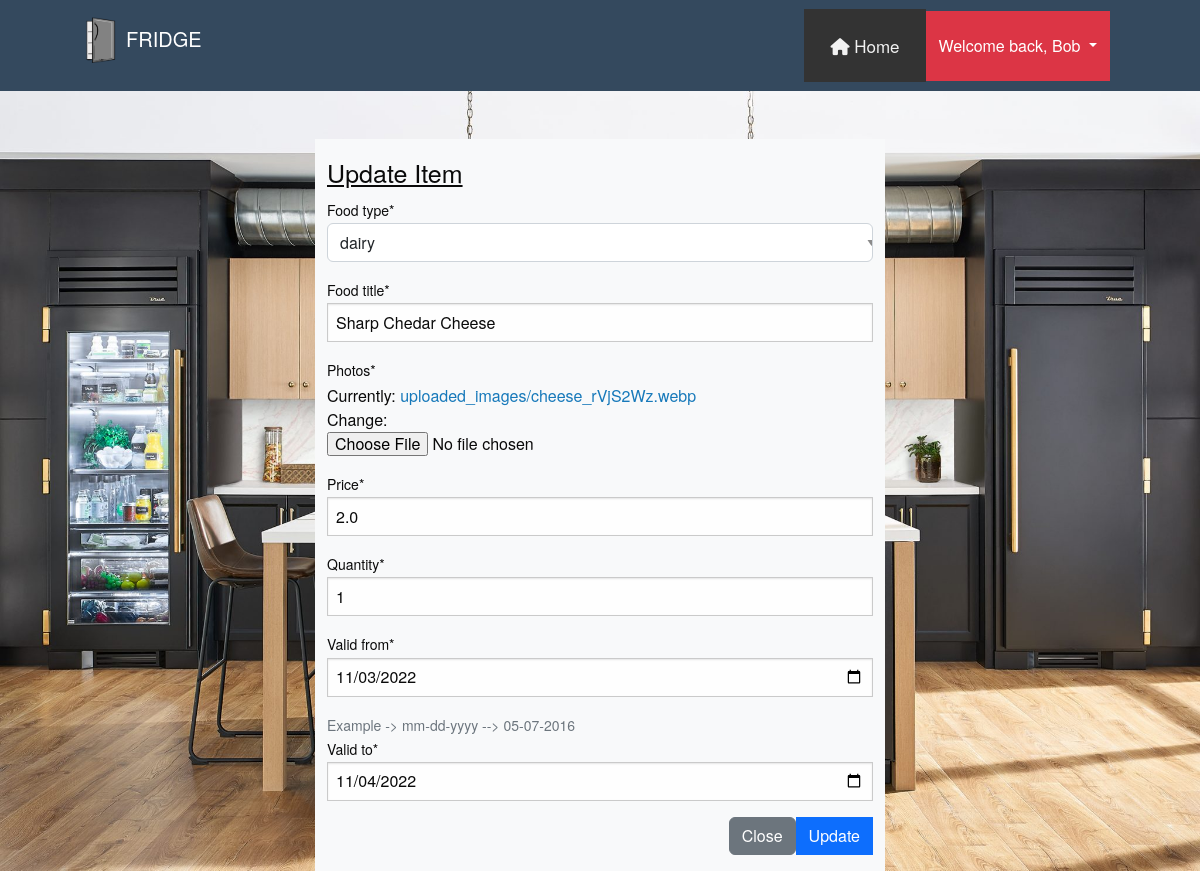
/edit/21 (signed in), run on an earlier commit of the app's database.
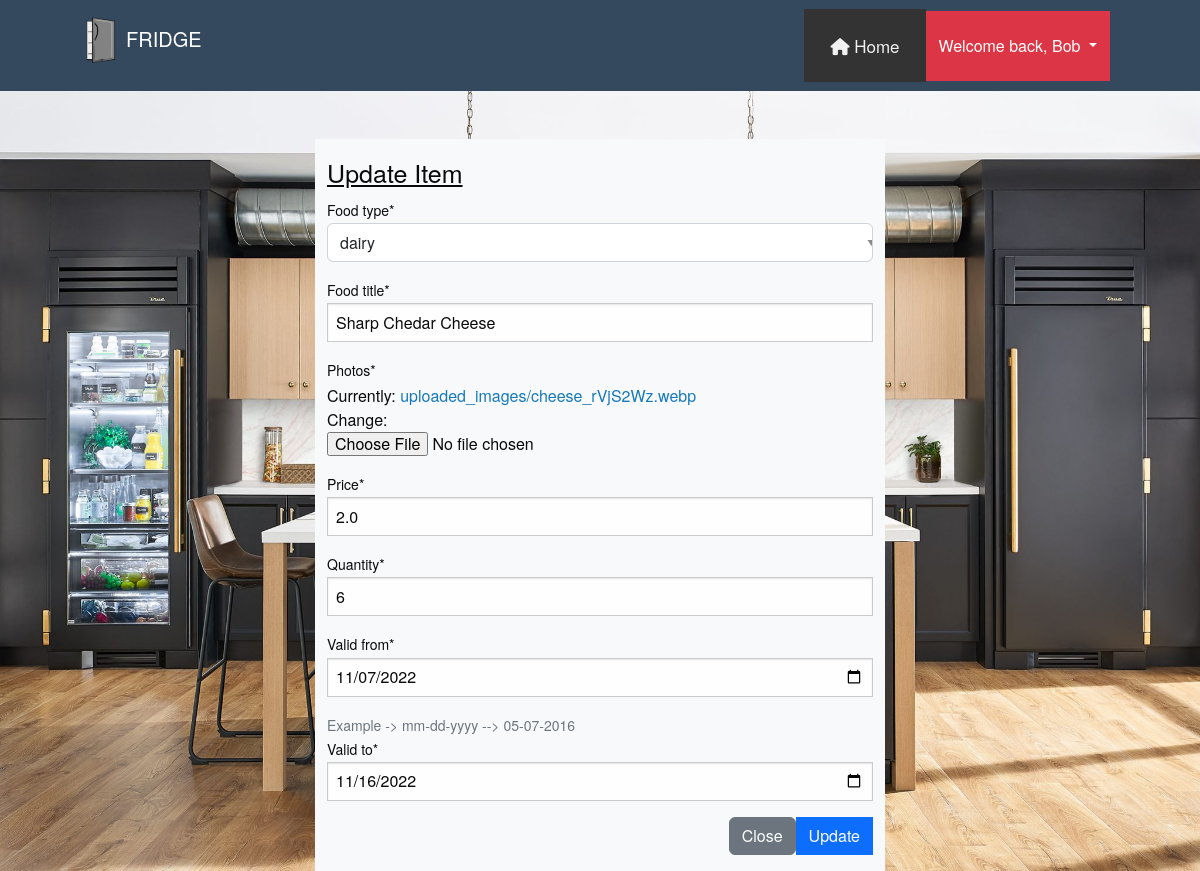
And on a later commit of the database.
### app1/models.py (models this page shows, shortened)
class Item(models.Model):
    STATUS_CHOICES1 = (
        ('dairy', 'dairy'),
        ('beverages', 'beverages'),
        ('frozen vegetables', 'frozen vegetables'),
        ('meat', 'meat'),
        ('fruits', 'fruits'),
    )
    author = models.ForeignKey(Profile, on_delete=models.CASCADE)
    food_type = models.CharField(max_length=100, choices=STATUS_CHOICES1)
    food_title = models.CharField(max_length=120)
    photos = models.ImageField(upload_to='uploaded_images/')
    price = models.FloatField(default=0)
    quantity = models.PositiveIntegerField(null=False, default=0)
    valid_from = models.DateField(auto_now=False, auto_now_add=False)
    valid_to = models.DateField(auto_now=False, auto_now_add=False)
    timestamp = models.DateTimeField(auto_now_add=True)
    status = models.CharField(default='Good',max_length=100)
    class Meta:
        verbose_name_plural = "Items"

### app1/views.py (the view)
# urls.py: path('edit/<int:pk>', item_update, name='item_update'),
@login_required
def item_update(request, pk):
    data = get_object_or_404(Item, pk=pk, author=request.user.id)
    form = ItemForm(instance=data)
    if request.method == "POST":
        form = ItemForm(request.POST, request.FILES, instance=data)
        if form.is_valid():
            form.save()
            messages.success(request, "Successfully updated item ...!!!")
            return redirect('item_list')
    context = {
        "form": form
    }
    return render(request, 'update_item.html', context)

### app1/forms.py
class ItemForm(forms.ModelForm):
    valid_to = forms.DateField(
        widget = forms.DateInput(
            attrs={
                'type': 'date',
                'class': 'form-control'},
            )
    )
    valid_from = forms.DateField(
        widget = forms.DateInput(
            attrs={
                'type': 'date',
                'class': 'form-control'},
            )
    )
    class Meta:
        model = Item
        fields = ('food_type', 'food_title', 'photos', 'price', 'quantity', 'valid_from', 'valid_to')
    def __init__(self, *args, **kwargs):
        super(ItemForm, self).__init__(*args, **kwargs)
        self.fields['valid_from'].help_text = "Example -> mm-dd-yyyy --> 05-07-2016"

### templates/update_item.html (shortened to what this page needs)
{% extends 'base.html' %}
{% load crispy_forms_tags %}
{% block content %}
    <div class="container mt-5">
        <div class="row justify-content-center ">
            <div class="col-md-6 col-sm-4 bg-light">
                <h4 class="mt-3"><u>Update Item</u></h4>
                <form action="" method="post" enctype="multipart/form-data">
                    {{ form|crispy }}
                    <div class="modal-footer mt-2 mb-3 ">
                        <a href="/"><button type="button_update" class="btn btn-secondary" data-bs-dismiss="modal">Close
                        </button></a>
                        <button type="submit" class="btn btn-primary ">Update</button>
                    </div>
                </form>
            </div>
        </div>
    </div>
{% endblock %}

What changed in the data, as far as the page shows it:
changed Item "dairy": quantity "1" → "6"; valid_from "11/03/2022" → "11/07/2022"; valid_to "11/04/2022" → "11/16/2022"
